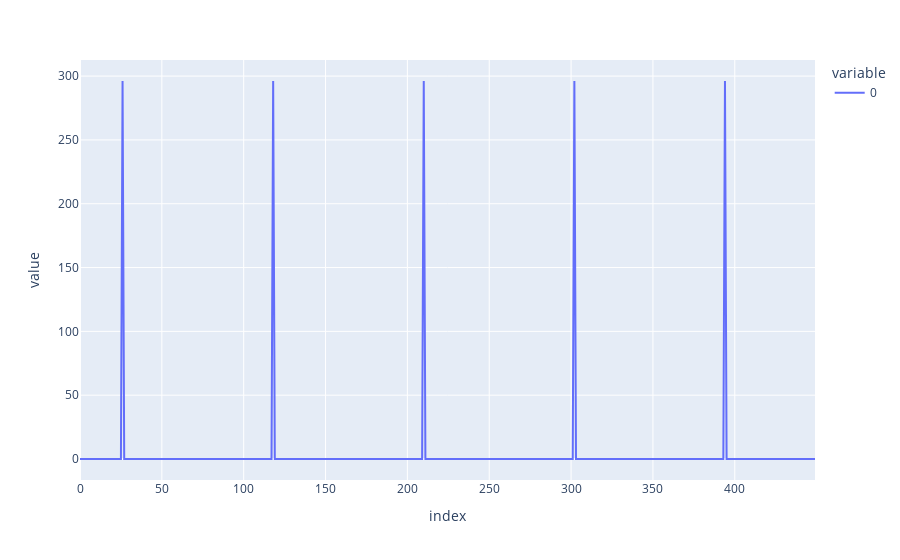

Notebook code for this chart:
### Code cell
px.line(D[0][0,150:600])

### Figure 1 — Plotly figure (JSON) as saved in the notebook; plotly's stock layout.template omitted (floating-point values rounded to 4 significant figures; data arrays with more than 128 entries replaced by an {"elided": "..."} marker saying what was removed)
{"data": [{"hovertemplate": "variable=0<br>index=%{x}<br>value=%{y}<extra></extra>", "legendgroup": "0", "line": {"color": "#636efa", "dash": "solid"}, "marker": {"symbol": "circle"}, "mode": "lines", "name": "0", "orientation": "v", "showlegend": true, "type": "scatter", "x": {"elided": "450 int values"}, "xaxis": "x", "y": {"elided": "450 float values"}, "yaxis": "y"}], "layout": {"legend": {"title": {"text": "variable"}, "tracegroupgap": 0}, "margin": {"t": 60}, "xaxis": {"anchor": "y", "domain": [0, 1], "title": {"text": "index"}}, "yaxis": {"anchor": "x", "domain": [0, 1], "title": {"text": "value"}}}}
